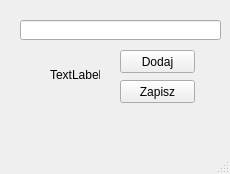
<?xml version="1.0" encoding="UTF-8"?>
<ui version="4.0">
 <class>UrzadzeniaDodajModel</class>
 <widget class="QMainWindow" name="UrzadzeniaDodajModel">
  <property name="geometry">
   <rect>
    <x>0</x>
    <y>0</y>
    <width>230</width>
    <height>174</height>
   </rect>
  </property>
  <property name="windowTitle">
   <string>MainWindow</string>
  </property>
  <widget class="QWidget" name="centralwidget">
   <widget class="QPushButton" name="pushButton">
    <property name="geometry">
     <rect>
      <x>120</x>
      <y>50</y>
      <width>75</width>
      <height>23</height>
     </rect>
    </property>
    <property name="text">
     <string>Dodaj</string>
    </property>
   </widget>
   <widget class="QPushButton" name="pushButton_2">
    <property name="geometry">
     <rect>
      <x>120</x>
      <y>80</y>
      <width>75</width>
      <height>23</height>
     </rect>
    </property>
    <property name="text">
     <string>Zapisz</string>
    </property>
   </widget>
   <widget class="QComboBox" name="comboBoxDodajModel">
    <property name="geometry">
     <rect>
      <x>230</x>
      <y>20</y>
      <width>231</width>
      <height>22</height>
     </rect>
    </property>
   </widget>
   <widget class="QLineEdit" name="lineEditDodajModel">
    <property name="geometry">
     <rect>
      <x>20</x>
      <y>20</y>
      <width>201</width>
      <height>20</height>
     </rect>
    </property>
   </widget>
   <widget class="QLabel" name="lblCheckOkNo">
    <property name="geometry">
     <rect>
      <x>50</x>
      <y>50</y>
      <width>50</width>
      <height>50</height>
     </rect>
    </property>
    <property name="text">
     <string>TextLabel</string>
    </property>
   </widget>
  </widget>
  <widget class="QMenuBar" name="menubar">
   <property name="geometry">
    <rect>
     <x>0</x>
     <y>0</y>
     <width>230</width>
     <height>21</height>
    </rect>
   </property>
  </widget>
  <widget class="QStatusBar" name="statusbar"/>
 </widget>
 <resources/>
 <connections/>
</ui>
